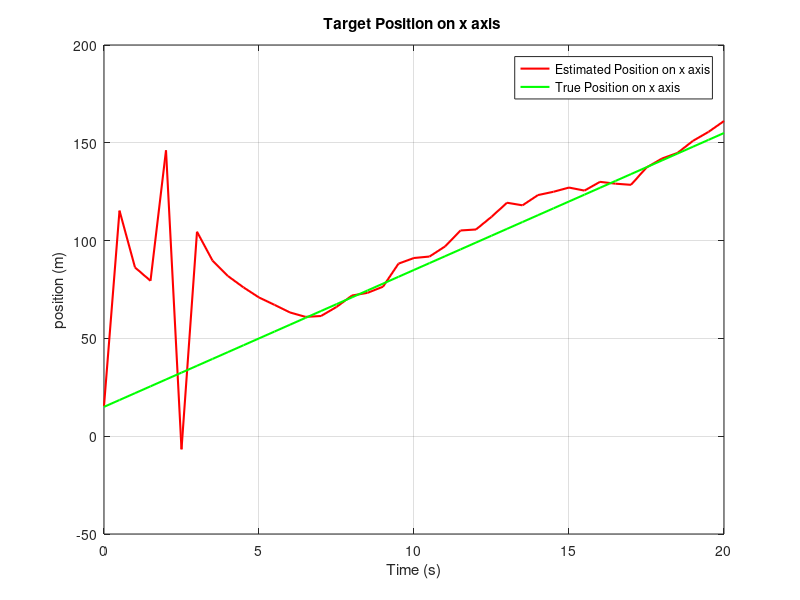
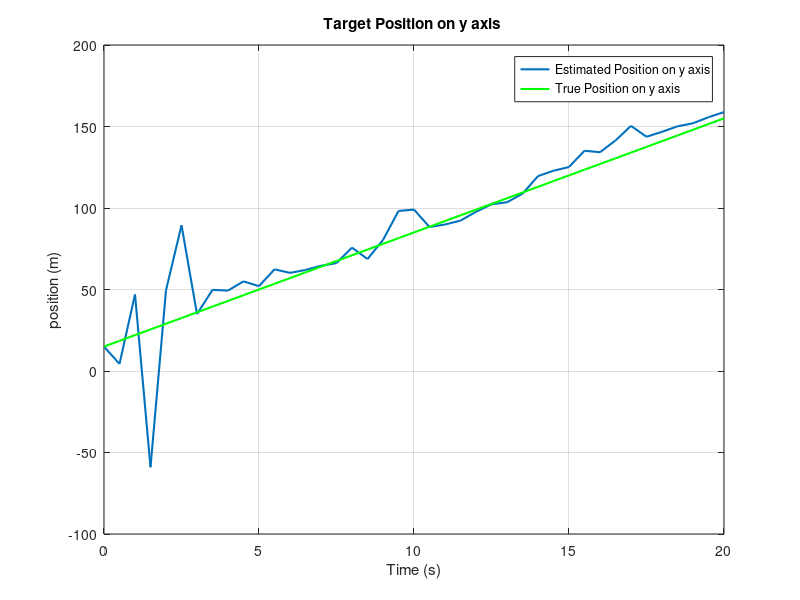
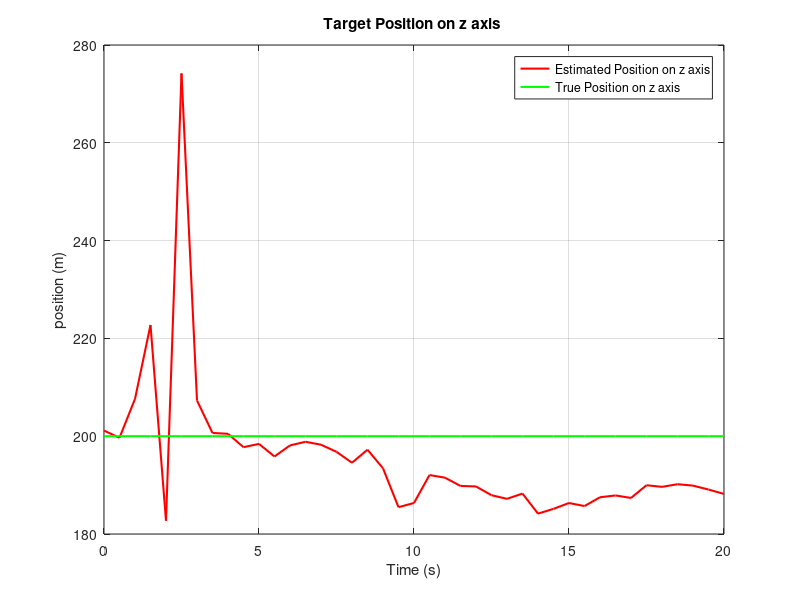
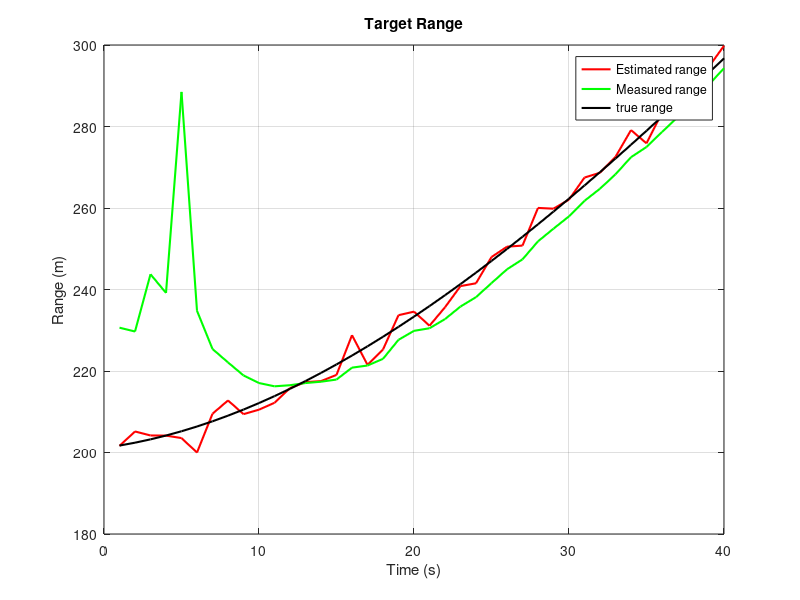

The MATLAB script that drew these images, in order:
clc
clear all
close all
MONT = 500;
T = 0.5;             % sampling Time
total_time = 20;
t =0: T: total_time;        % Time
nstates = 6;         % numbers of States
nmeas = 3;           % number of measurements 
init_pos = [15; 15 ; 200]; %  inital Position
V = [7; 7; 0];
TotalScans=length(t);
R=[9 0 0;
    0 1 0;
    0 0 0.1];
x(:,1) = [init_pos;V ]+[randn(3,1);16*randn(3,1)]; % Set initial state estimate
P0 = [9*eye(3,3) zeros(3,3); zeros(3,3) 16^2*eye(3,3)]; % Set initial error covariance
noise =sqrt(R)*randn(3, TotalScans); % Generate random measurement noise 
xt(:,1) = [15; 15; 200; 7; 7; 0]; %+ sqrt(P0)*randn(6,1); % Set true initial state
ynoisy = zeros(3, TotalScans); % Initialize size of output vector for all k
for k = 2:TotalScans
xt(1,k) = xt(1,k-1)+T*V(1);
xt(2,k) = xt(2,k-1)+T*V(2);
xt(3,k) = xt(3,k-1)+T*V(3);
         
end
xt(:,1)=[15;15;200;7;7;0];
for k = 1:TotalScans
    ytrue(:,k) = [sqrt(xt(1,k)^2 + xt(2,k)^2 + xt(3,k)^2); ...
           atan2d(xt(2,k),xt(1,k)); ...
           atan2d(xt(3,k),(sqrt(xt(1,k)^2 +xt(2,k)^2)))] 
ynoisy(:,k) = ytrue(:,k) + noise(:,k);           
end
xest = zeros(6,TotalScans);
F=[1 0 0 T 0 0;          % Transition matrix
    0 1 0 0 T 0;
    0 0 1 0 0 T;
    0 0 0 1 0 0;
    0 0 0 0 1 0;
    0 0 0 0 0 1];
h(:,1)=[201,45,54]
for k = 1:TotalScans
% Prediction
if k==1
    xest(:,1) = x(:,1);
P = P0;
else
x_pred = F*xest(:,k-1);
P_pred = F*P*F';
 x=x_pred(1);
 y=x_pred(2);
 z=x_pred(3);
% Observation
y_est(:,k) = [sqrt(x_pred(1)^2 + x_pred(2)^2 + x_pred(3)^2); ...
atan2d(x_pred(2),x_pred(1)); ...
atan2d(x_pred(3),(sqrt(x_pred(1)^2 +x_pred(2)^2)))];
 %%% Jacobian Matrix  %%%%%
 H=[x/(x^2 + y^2 + z^2)^(1/2),                        y/(x^2 + y^2 + z^2)^(1/2),                   z/(x^2 + y^2 + z^2)^(1/2), 0, 0, 0;
  -y/(x^2*(y^2/x^2 + 1)),                              1/(x*(y^2/x^2 + 1)),                                           0, 0, 0, 0;
  -(x*z)/((z^2/(x^2 + y^2 + z^2) + 1)*(x^2 + y^2 + z^2)^(3/2)), -(y*z)/((z^2/(x^2 + y^2 + z^2) + 1)*(x^2 + y^2 + z^2)^(3/2)), (1/(x^2 + y^2 + z^2)^(1/2) - z^2/(x^2 + y^2 + z^2)^(3/2))/(z^2/(x^2 + y^2 + z^2) + 1), 0, 0, 0];
% Measurement Update
S=(H*P_pred*H' + R)
K = P_pred*H'*inv(S) % Calculate Kalman gain
xest(:,k) = x_pred + K*(ynoisy(:,k) - y_est(:,k)); % Update state estimate
P = (eye(nstates)-K*H)*P_pred; % Update covariance estimate
h(:,k)=[sqrt(xest(1,k)^2 + xest(2,k)^2 + xest(3,k)^2); ...
atan2d(xest(2,k),xest(1,k)); ...
atan2d(xest(3,k),(sqrt(xest(1,k)^2 +xest(2,k)^2)))];
end
end

figure, 
plot(t,xest(1,:),'r','LineWidth',1.5)
hold on
plot(t,xt(1,:),'g','LineWidth',1.5)
legend('Estimated Position on x axis', 'True Position on x axis')
xlabel('Time (s)')
ylabel('position (m)')
title('Target Position on x axis ')
grid on


figure, 
plot(t,xest(2,:),'LineWidth',1.5)
hold on
plot(t,xt(2,:),'g','LineWidth',1.5)
legend('Estimated Position on y axis', 'True Position on y axis')
xlabel('Time (s)')
ylabel('position (m)')
title('Target Position on y axis ')
grid on

figure, 
plot(t,xest(3,:),'r','LineWidth',1.5)
hold on
plot(t,xt(3,:),'g','LineWidth',1.5)
legend('Estimated Position on z axis', 'True Position on z axis')
xlabel('Time (s)')
ylabel('position (m)')
title('Target Position on z axis ')
grid on
% figure, 
% plot(xe(4,:))
% 
% figure, 
% plot(xe(5,:))
% 
% figure, 
% plot(xe(6,:))

figure, plot(ynoisy(1,2:TotalScans),'r','LineWidth',1.5)
hold on
plot(h(1,2:TotalScans),'g','LineWidth',1.5)
hold on
plot(ytrue(1,2:TotalScans),'k','LineWidth',1.5)
legend('Estimated range','Measured range','true range')
xlabel('Time (s)')
ylabel('Range (m)')
title('Target Range')
grid on

figure, plot(ynoisy(2,2:TotalScans),'r','LineWidth',1.5)
hold on
plot(h(2,2:TotalScans),'g','LineWidth',1.5)
hold on
plot(ytrue(2,2:TotalScans),'k','LineWidth',1.5)
legend('Estimated azimuth','Measured azimuth','True azimuth')
xlabel('Time (s)')
ylabel('azimuth (degree)')
title('Target azimuth')
grid on


figure, plot(ynoisy(3,2:TotalScans),'r','LineWidth',1.5)
hold on
plot(h(3,2:TotalScans),'g','LineWidth',1.5)
hold on
plot(ytrue(3,2:TotalScans),'k','LineWidth',1.5)
legend('Estimated elevation','Measured elevation','True elevation')
xlabel('Time (s)')
ylabel('elevation (degree)')
title('Target elevation')
grid on
%RMSE
figure
mse=(h(1,:)-ytrue(1,:)).^2;
plot(mse(3:TotalScans))
xlabel('Time (s)')
ylabel('MSE')
title('MSE of position Estimate')
grid on
for i=1:TotalScans
Vx=V-xest(4:6,i);
msev(i)=sqrt(Vx(1)^2+Vx(2)^2+Vx(3)^2);
end
figure
plot(msev)
grid on
xlabel('Time (s)')
ylabel('MSE')
title('MSE of Velocity Estiamte')